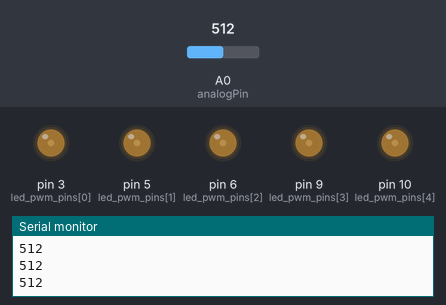
Simulated run of this sketch. Board: Arduino Uno, built with avr-gcc and run on an emulated ATmega328P. Parts: output pins drawn as LEDs (lit = HIGH), the last lines printed to the serial monitor. Inputs (shaded band) come from the test bench; at power-on: A0 (analogPin) = 512.

Above: at 1.2 s.
1.3 s: A0 (analogPin) set to 716
At 1.8 s:
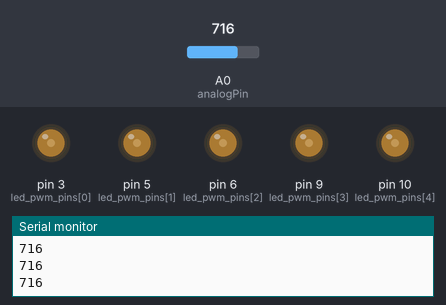
2.8 s: A0 (analogPin) set to 0
At 3.2 s:
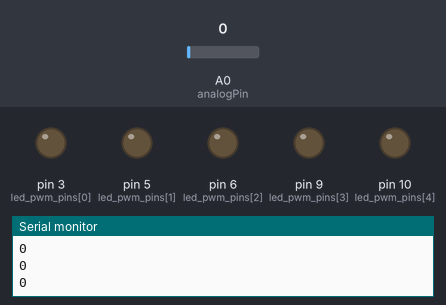
4.3 s: A0 (analogPin) set to 8
5.8 s: A0 (analogPin) set to 11
At 7.0 s:
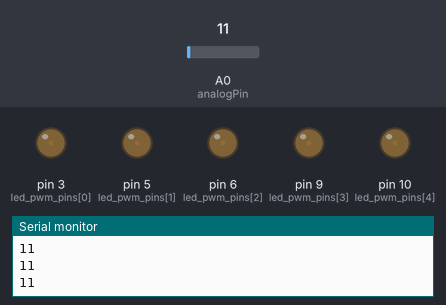
Timing chart, 0 to 8.3 s (numbered marks = the images above; inputs shaded):
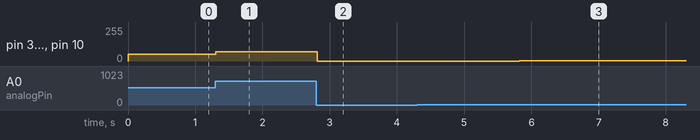

Measured:
- after the input at 1.3 s, pin 3 (led_pwm_pins[0]), pin 5 (led_pwm_pins[1]), pin 6 (led_pwm_pins[2]), pin 9 (led_pwm_pins[3]), pin 10 (led_pwm_pins[4]): 51/255 → 71/255 at once
- after the input at 2.8 s, pin 3 (led_pwm_pins[0]), pin 5 (led_pwm_pins[1]), pin 6 (led_pwm_pins[2]), pin 9 (led_pwm_pins[3]), pin 10 (led_pwm_pins[4]): 71/255 → 0/255 at once
- after the input at 5.8 s, pin 3 (led_pwm_pins[0]), pin 5 (led_pwm_pins[1]), pin 6 (led_pwm_pins[2]), pin 9 (led_pwm_pins[3]), pin 10 (led_pwm_pins[4]): 0/255 → 1/255 at once

The sketch:

sketch_feb02e.ino
```cpp
int DELAY_TIME = 50;
int analogPin = 0;
int val = 0;
int FADE_DELAY= 10;
int random_pin;
int pin_total=5;
int led_pwm_pins[] = {3,5,6,9,10};
void setup() {
  for (int e = 0; e < pin_total; e++){
    pinMode(led_pwm_pins[e], OUTPUT);
  }
  Serial.begin(9600);

}

void on(int pin){
  digitalWrite(pin,HIGH);
}
void off(int pin){
  digitalWrite(pin, LOW);
}

void fade(int pin, int br){
  analogWrite(pin,br);
}

void loop() {
  val = analogRead(analogPin);
  Serial.println(val);

        for (int e = 0; e < pin_total; e++){
          fade(led_pwm_pins[e],val/10);
        }
        delay(100);

}
```
